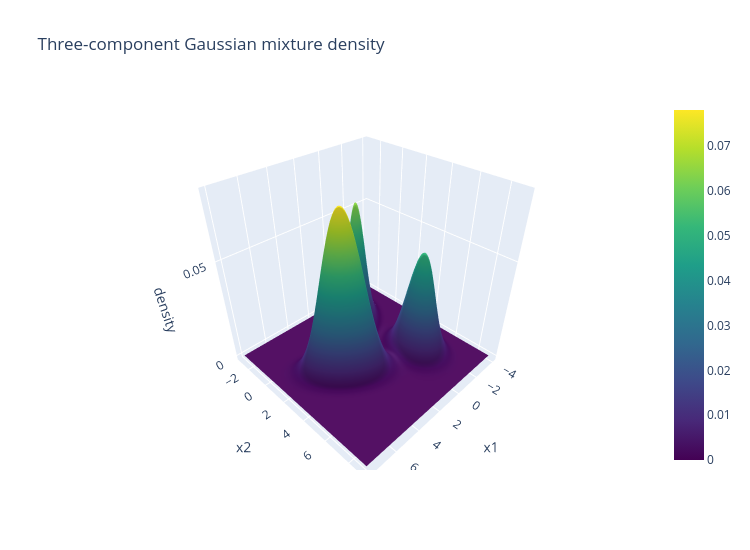

Here is the notebook cell this chart was saved with:
### Markdown cell above
### 8.3 Interactive Plotly version of 8.1

### Code cell
fig = go.Figure(go.Surface(x=grid, y=np.linspace(-3, 9, 120), z=density, colorscale="Viridis"))
fig.update_layout(title="Three-component Gaussian mixture density", width=750, height=550, scene=dict(xaxis_title="x1", yaxis_title="x2", zaxis_title="density"))
fig.show()
